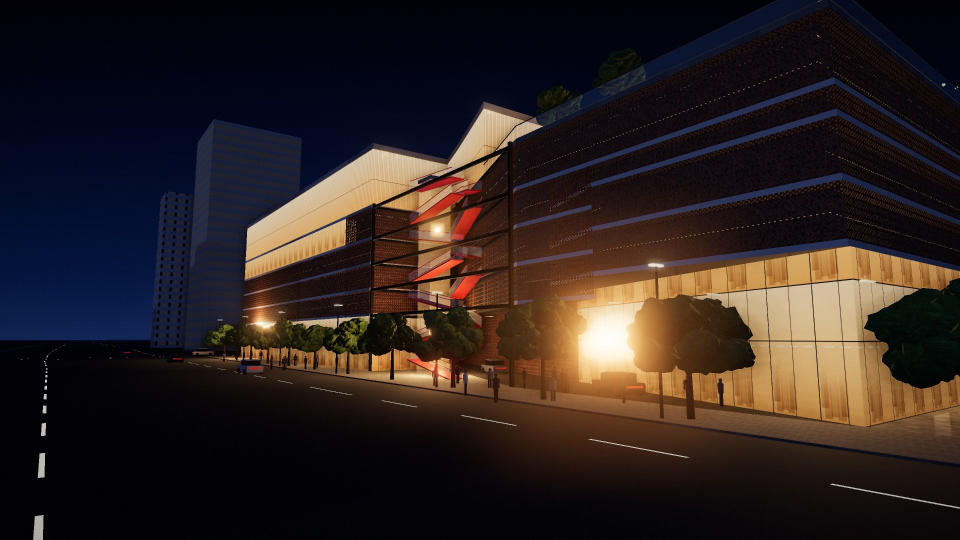
#> input picture jeongdonggwan/build/assets/night_sw.jpg, 1920 x 1080 px, found by its file name (shown at 1/2 size)
$ python refresh.py
#> lines starting #> are read from the running program, lines starting #| are printed output that depends on the picture
from PIL import Image, ImageOps, ImageEnhance
import glob, json, os
im = Image.open('img/night_sw.jpg').convert('RGB')
#> im is the input picture: PIL image 1920x1080 RGB; mean R, G, B 44.9, 34.3, 32.3
w, h = int(4.7 * 300), int(7.5 * 300)
r = max(w / im.width, h / im.height); im = im.resize((round(im.width * r), round(im.height * r)), Image.LANCZOS)
#> after `r = max(w / im.width, h / im.height)`: r = 2.08
x = round((im.width - w) * 0.6); im = im.crop((x, 0, x + w, h))
#> after `x = round((im.width - w) * 0.6)`: x = 1554
#> after `im = im.crop((x, 0, x + w, h))`:
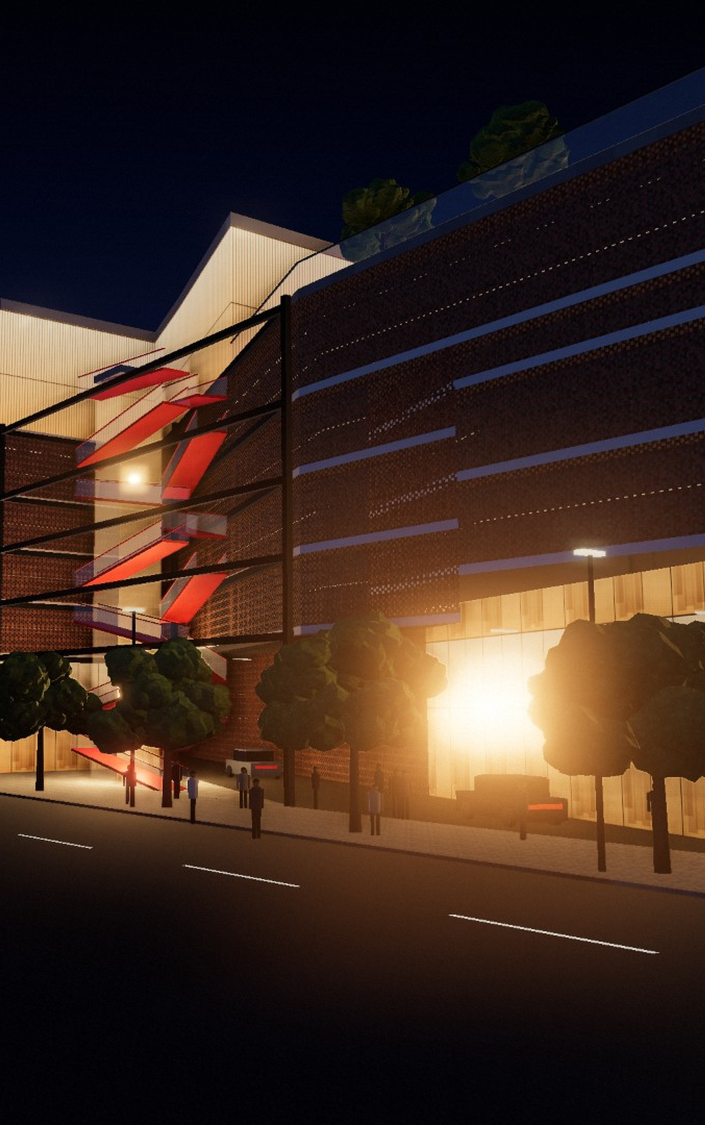
#> im: PIL image 1410x2250 RGB (shown at 1/2 size); mean R, G, B 61.7, 42.2, 32.9
ImageEnhance.Contrast(ImageOps.grayscale(im).convert('RGB')).enhance(1.08).save('img2/concept_grey.jpg', quality=88)
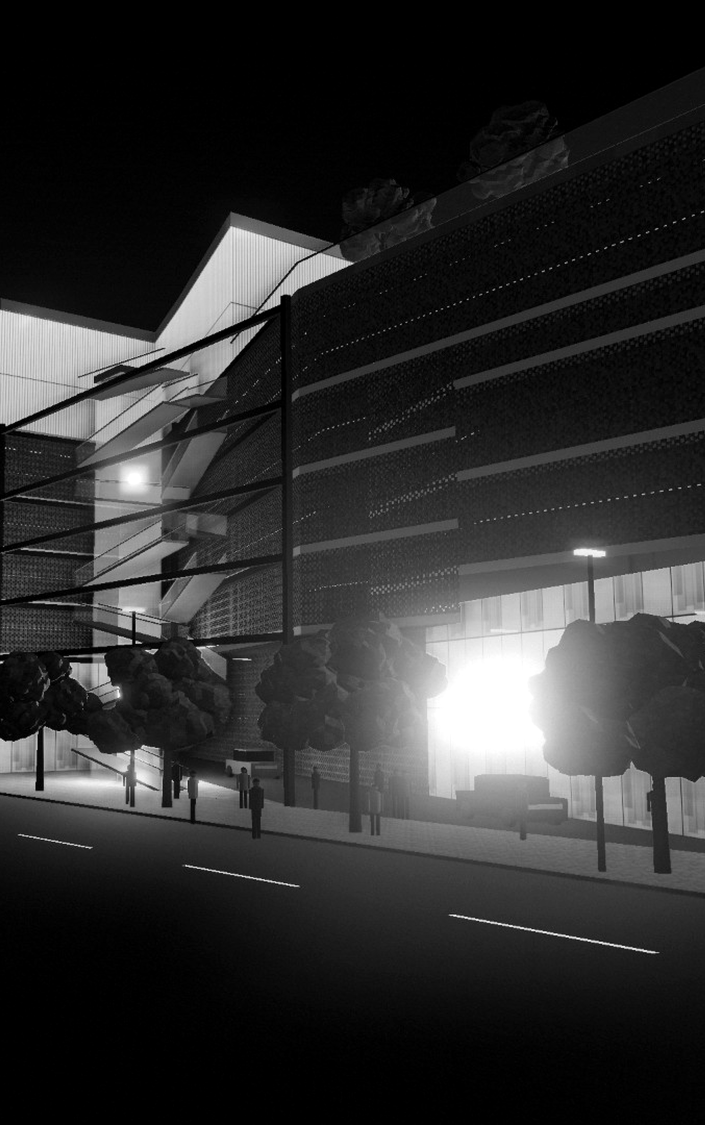
#> saved as concept_grey.jpg: PIL image 1410x2250 RGB (shown at 1/2 size); min 0, max 255, mean 46.6
d = {os.path.basename(f): Image.open(f).size for f in glob.glob('img2/*') + glob.glob('img/*')}
#> (the run stopped early here; a loop or call above may not have finished)
